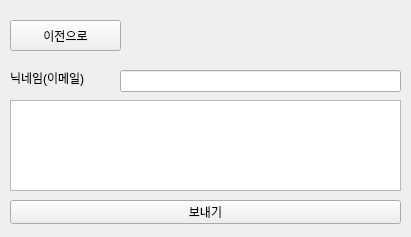
<?xml version="1.0" encoding="UTF-8"?>
<ui version="4.0">
 <class>Form</class>
 <widget class="QWidget" name="Form">
  <property name="windowModality">
   <enum>Qt::WindowModal</enum>
  </property>
  <property name="geometry">
   <rect>
    <x>0</x>
    <y>0</y>
    <width>411</width>
    <height>237</height>
   </rect>
  </property>
  <property name="windowTitle">
   <string>Form</string>
  </property>
  <widget class="QPushButton" name="btn_home">
   <property name="geometry">
    <rect>
     <x>10</x>
     <y>20</y>
     <width>111</width>
     <height>31</height>
    </rect>
   </property>
   <property name="text">
    <string>이전으로</string>
   </property>
  </widget>
  <widget class="QPlainTextEdit" name="txt_Message">
   <property name="geometry">
    <rect>
     <x>10</x>
     <y>100</y>
     <width>391</width>
     <height>91</height>
    </rect>
   </property>
  </widget>
  <widget class="QLabel" name="lblNickname">
   <property name="geometry">
    <rect>
     <x>10</x>
     <y>70</y>
     <width>91</width>
     <height>16</height>
    </rect>
   </property>
   <property name="text">
    <string>닉네임(이메일)</string>
   </property>
  </widget>
  <widget class="QLineEdit" name="txt_Nickname">
   <property name="geometry">
    <rect>
     <x>120</x>
     <y>70</y>
     <width>281</width>
     <height>22</height>
    </rect>
   </property>
   <property name="readOnly">
    <bool>true</bool>
   </property>
  </widget>
  <widget class="QPushButton" name="btn_send">
   <property name="geometry">
    <rect>
     <x>10</x>
     <y>200</y>
     <width>391</width>
     <height>24</height>
    </rect>
   </property>
   <property name="text">
    <string>보내기</string>
   </property>
  </widget>
 </widget>
 <resources/>
 <connections/>
</ui>
